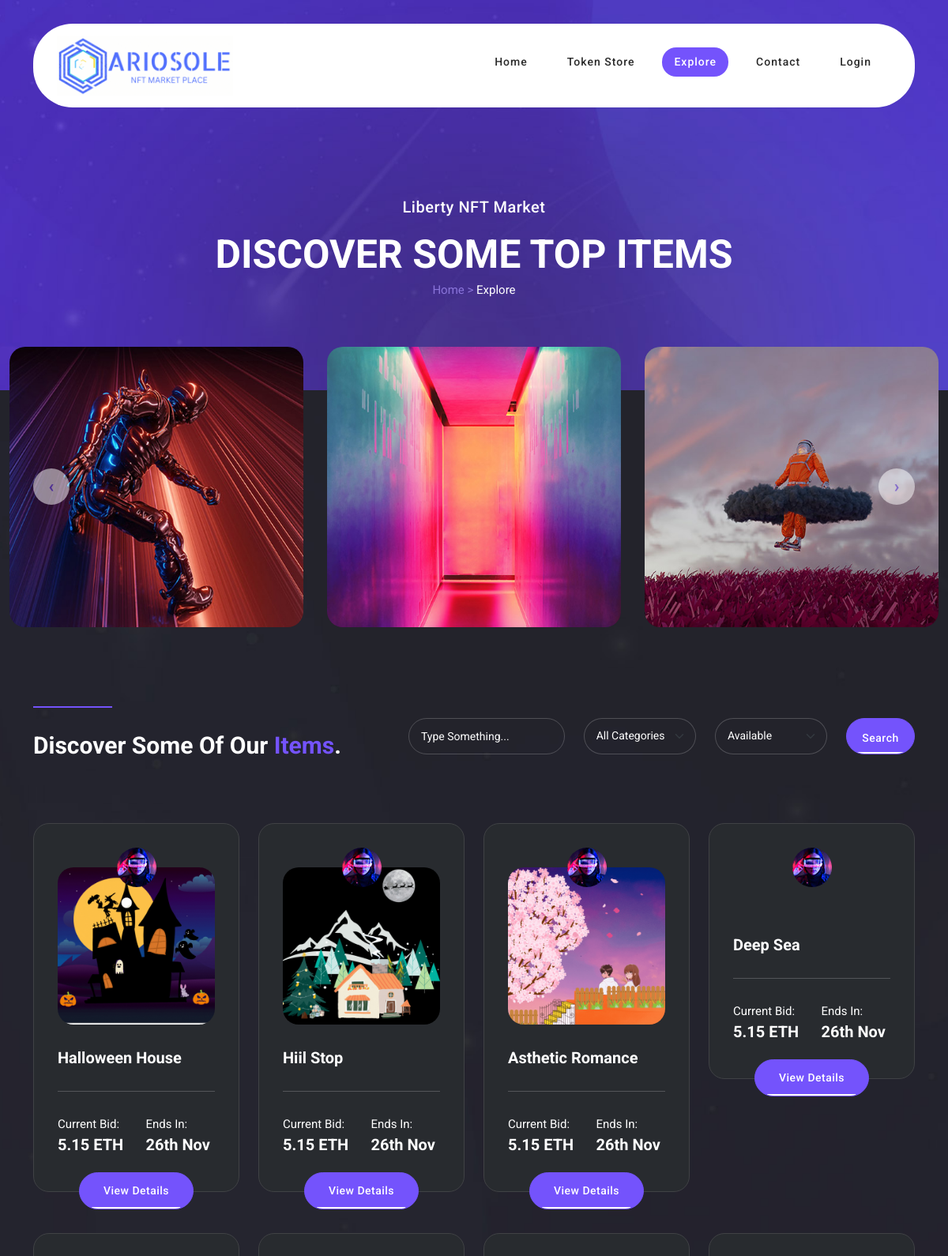
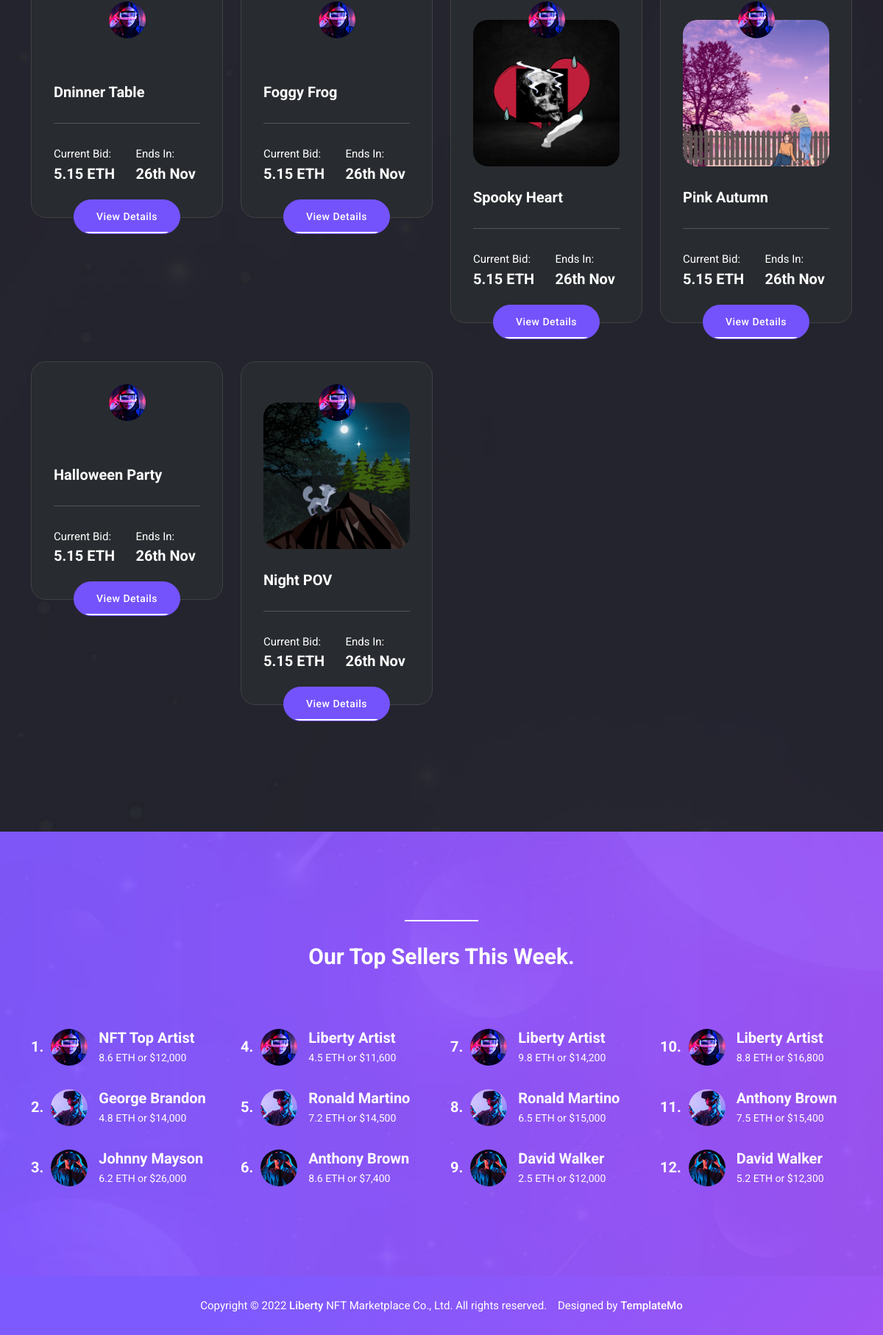
/explore, run on the app's committed database (2 pictures, top to bottom).
### digitalart/models.py (models this page shows, shortened)
class digitalart(models.Model):
    name=models.CharField( max_length=100)
    image=models.ImageField()

### ariosole/views.py (the view)
# urls.py: path('explore',explore,name="explore"),
def explore(request):
    digital_art = digitalart.objects.all()
    context = {
        "digitalart":digital_art
    }
    return render(request, 'explore.html', context)

### templates/explore.html (shortened to what this page needs)
{% load static %}
<!DOCTYPE html>
<html lang="en">
  <head>
    <link href="{% static 'vendor/bootstrap/css/bootstrap.min.css'%}" rel="stylesheet">
    <link rel="stylesheet" href="{% static 'assets/css/fontawesome.css'%}">
    <link rel="stylesheet" href="{% static 'assets/css/templatemo-liberty-market.css'%}">
    <link rel="stylesheet" href="{% static 'assets/css/owl.css'%}">
    <link rel="stylesheet" href="{% static 'assets/css/animate.css'%}">
    <link rel="stylesheet"href="https://unpkg.com/swiper@7/swiper-bundle.min.css"/>
  </head>
<body>
  <header class="header-area header-sticky">
    <div class="container">
        <div class="row">
            <div class="col-12">
                <nav class="main-nav">
                    <a href="index.html" class="logo">
                        <img src="{% static 'assets/images/logo.gif'%}" alt="">
                    </a>
                    <ul class="nav">
                        <li><a href="/">Home</a></li>
                        <li><a href="#tokenstore">Token Store</a></li>
                        <li><a href="{% url 'explore' %}" class="active">Explore</a></li>
                        <li><a href="{% url 'contact' %}">Contact</a></li>
                        {% if user.is_authenticated %}
                        <li><a href="">{{user.username}}</a></li>
                        {% else %}
                        <li><a href="{% url 'Login' %}">Login</a></li>
                        {% endif %}
                    </ul>
                </nav>
            </div>
        </div>
    </div>
  </header>
  <div class="page-heading">
    <div class="container">
      <div class="row">
        <div class="col-lg-12">
          <h6>Liberty NFT Market</h6>
          <h2>Discover Some Top Items</h2>
          <span>Home > <a href="#">Explore</a></span>
        </div>
      </div>
    </div>
    <div class="featured-explore">
      <div class="container-fluid">
        <div class="row">
          <div class="col-lg-12">
            <div class="owl-features owl-carousel">
              <div class="item">
                <div class="thumb">
                  <img src="{% static 'assets/images/featured-01.jpg'%}" alt="" style="border-radius: 20px;">
                </div>
              </div>
              <div class="item">
                <div class="thumb">
                  <img src="{% static 'assets/images/featured-02.jpg'%}" alt="" style="border-radius: 20px;">
                </div>
              </div>
              <div class="item">
                <div class="thumb">
                  <img src="{% static 'assets/images/featured-03.jpg'%}" alt="" style="border-radius: 20px;">
                </div>
              </div>
            </div>
          </div>
        </div>
      </div>
    </div>
  </div>
  <div class="discover-items" id="tokenstore">
    <div class="container">
      <div class="row">
        <div class="col-lg-5">
          <div class="section-heading">
            <div class="line-dec"></div>
            <h2>Discover Some Of Our <em>Items</em>.</h2>
          </div>
        </div>
        <div class="col-lg-7">
          <form id="search-form" name="gs" method="submit" role="search" action="#">
            <div class="row">
              <div class="col-lg-4">
                <fieldset>
                    <input type="text" name="keyword" class="searchText" placeholder="Type Something..." autocomplete="on" required>
                </fieldset>
              </div>
              <div class="col-lg-3">
                <fieldset>
                    <select name="Category" class="form-select" aria-label="Default select example" id="chooseCategory" onchange="this.form.click()">
                        <option selected>All Categories</option>
                    </select>
                </fieldset>
              </div>
              <div class="col-lg-3">
                <fieldset>
                    <select name="Price" class="form-select" aria-label="Default select example" id="chooseCategory" onchange="this.form.click()">
                        <option selected>Available</option>
                    </select>
                </fieldset>
              </div>
              <div class="col-lg-2">
                <fieldset>
                    <button class="main-button">Search</button>
                </fieldset>
              </div>
            </div>
          </form>
        </div>
        {% for digitalart in digitalart %}
        <div class="col-lg-3">
          <div class="item">
            <div class="row">
              <div class="col-lg-12">
                <span class="author">
                  <img src="{% static 'assets/images/author.jpg'%}" alt="" style="max-width: 50px; max-height: 50px; border-radius: 50%;">
                </span>
                <img src="{{digitalart.image.url}}" alt="" style="border-radius: 20px;">
                <h4>{{digitalart.name}}</h4>
              </div>
              <div class="col-lg-12">
                <div class="line-dec"></div>
                <div class="row">
                  <div class="col-6">
                    <span>Current Bid: <br> <strong>5.15 ETH</strong></span>
                  </div>
                  <div class="col-6">
                    <span>Ends In: <br> <strong>26th Nov</strong></span>
                  </div>
                </div>
              </div>
              <div class="col-lg-12">
                <div class="main-button">
                  <a href="details.html">View Details</a>
                </div>
              </div>
            </div>
          </div>
        </div>
        {% endfor %}
      </div>
    </div>
  </div>
  <div class="top-seller">
    <div class="container">
      <div class="row">
        <div class="col-lg-12">
          <div class="section-heading">
            <div class="line-dec"></div>
            <h2>Our Top Sellers This Week.</h2>
          </div>
        </div>
        <div class="col-lg-3 col-sm-6">
          <div class="row">
            <div class="col-lg-12">
              <div class="item">
                <h4>1.</h4>
                <img src="{% static 'assets/images/author.jpg'%}" alt="" style="max-width: 50px; max-height: 50px; border-radius: 50%;">
                <h6>NFT Top Artist<br><a href="#">8.6 ETH or $12,000</a></h6>
              </div>
            </div>
            <div class="col-lg-12">
              <div class="item">
                <h4>2.</h4>
                <img src="{% static 'assets/images/author-02.jpg'%}" alt="" style="max-width: 50px; max-height: 50px; border-radius: 50%;">
                <h6>George Brandon<br><a href="#">4.8 ETH or $14,000</a></h6>
              </div>
            </div>
            <div class="col-lg-12">
              <div class="item">
                <h4>3.</h4>
                <img src="{% static 'assets/images/author-03.jpg'%}" alt="" style="max-width: 50px; max-height: 50px; border-radius: 50%;">
                <h6>Johnny Mayson<br><a href="#">6.2 ETH or $26,000</a></h6>
              </div>
            </div>
          </div>
        </div>
        <div class="col-lg-3 col-sm-6">
          <div class="row">
            <div class="col-lg-12">
              <div class="item">
                <h4>4.</h4>
                <img src="{% static 'assets/images/author.jpg'%}" alt="" style="max-width: 50px; max-height: 50px; border-radius: 50%;">
                <h6>Liberty Artist<br><a href="#">4.5 ETH or $11,600</a></h6>
              </div>
            </div>
            <div class="col-lg-12">
              <div class="item">
                <h4>5.</h4>
                <img src="{% static 'assets/images/author-02.jpg'%}" alt="" style="max-width: 50px; max-height: 50px; border-radius: 50%;">
                <h6>Ronald Martino<br><a href="#">7.2 ETH or $14,500</a></h6>
              </div>
            </div>
            <div class="col-lg-12">
              <div class="item">
                <h4>6.</h4>
                <img src="{% static 'assets/images/author-03.jpg'%}" alt="" style="max-width: 50px; max-height: 50px; border-radius: 50%;">
                <h6>Anthony Brown<br><a href="#">8.6 ETH or $7,400</a></h6>
              </div>
            </div>
          </div>
        </div>
        <div class="col-lg-3 col-sm-6">
          <div class="row">
            <div class="col-lg-12">
              <div class="item">
                <h4>7.</h4>
                <img src="{% static 'assets/images/author.jpg'%}" alt="" style="max-width: 50px; max-height: 50px; border-radius: 50%;">
                <h6>Liberty Artist<br><a href="#">9.8 ETH or $14,200</a></h6>
              </div>
            </div>
            <div class="col-lg-12">
              <div class="item">
                <h4>8.</h4>
                <img src="{% static 'assets/images/author-02.jpg'%}" alt="" style="max-width: 50px; max-height: 50px; border-radius: 50%;">
                <h6>Ronald Martino<br><a href="#">6.5 ETH or $15,000</a></h6>
              </div>
            </div>
            <div class="col-lg-12">
              <div class="item">
                <h4>9.</h4>
                <img src="{% static 'assets/images/author-03.jpg'%}" alt="" style="max-width: 50px; max-height: 50px; border-radius: 50%;">
                <h6>David Walker<br><a href="#">2.5 ETH or $12,000</a></h6>
              </div>
            </div>
          </div>
        </div>
        <div class="col-lg-3 col-sm-6">
          <div class="row">
            <div class="col-lg-12">
              <div class="item">
                <h4>10.</h4>
                <img src="{% static 'assets/images/author.jpg'%}" alt="" style="max-width: 50px; max-height: 50px; border-radius: 50%;">
                <h6>Liberty Artist<br><a href="#">8.8 ETH or $16,800</a></h6>
              </div>
            </div>
            <div class="col-lg-12">
              <div class="item">
                <h4>11.</h4>
                <img src="{% static 'assets/images/author-02.jpg'%}" alt="" style="max-width: 50px; max-height: 50px; border-radius: 50%;">
                <h6>Anthony Brown<br><a href="#">7.5 ETH or $15,400</a></h6>
              </div>
            </div>
            <div class="col-lg-12">
              <div class="item">
                <h4>12.</h4>
                <img src="{% static 'assets/images/author-03.jpg'%}" alt="" style="max-width: 50px; max-height: 50px; border-radius: 50%;">
                <h6>David Walker<br><a href="#">5.2 ETH or $12,300</a></h6>
              </div>
            </div>
          </div>
        </div>
      </div>
    </div>
  </div>
  <footer>
    <div class="container">
      <div class="row">
        <div class="col-lg-12">
          <p>Copyright © 2022 <a href="#">Liberty</a> NFT Marketplace Co., Ltd. All rights reserved.
          &nbsp;&nbsp;
          Designed by <a title="HTML CSS Templates" rel="sponsored" href="https://templatemo.com" target="_blank">TemplateMo</a></p>
        </div>
      </div>
    </div>
  </footer>
  </body>
</html>

### data on the page
digitalart: image (picture), name "Halloween House"
digitalart: image (picture), name "Hiil Stop"
digitalart: image (picture), name "Asthetic Romance"
digitalart: name "Deep Sea"
digitalart: name "Dninner Table"
digitalart: name "Foggy Frog"
digitalart: image (picture), name "Spooky Heart"
digitalart: image (picture), name "Pink Autumn"
digitalart: name "Halloween Party"
digitalart: image (picture), name "Night POV"
